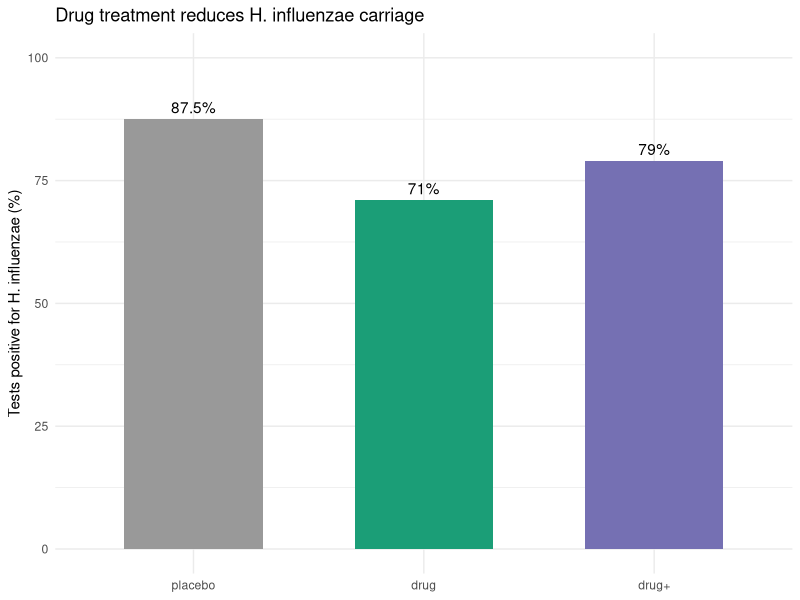

Source code (R):
library(tidyverse)

bacteria <- read_csv("bacteria.csv", show_col_types = FALSE) %>%
  mutate(present = if_else(y == "y", 1, 0),
         trt = factor(trt, levels = c("placebo", "drug", "drug+")))

# proportion of positive tests per treatment
summary_table <- bacteria %>%
  group_by(trt) %>%
  summarise(n_tests = n(),
            percent_positive = round(100 * mean(present), 1))
print(summary_table)

# logistic regression: does treatment reduce H. influenzae presence?
model <- glm(present ~ trt + week, family = binomial, data = bacteria)
print(summary(model)$coefficients)

p <- ggplot(summary_table, aes(x = trt, y = percent_positive, fill = trt)) +
  geom_col(width = 0.6) +
  geom_text(aes(label = paste0(percent_positive, "%")), vjust = -0.5) +
  scale_fill_manual(values = c("grey60", "#1b9e77", "#7570b3")) +
  labs(x = NULL, y = "Tests positive for H. influenzae (%)",
       title = "Drug treatment reduces H. influenzae carriage") +
  ylim(0, 100) +
  theme_minimal() + theme(legend.position = "none")
ggsave("barplot.png", p, width = 5, height = 4, dpi = 150)
